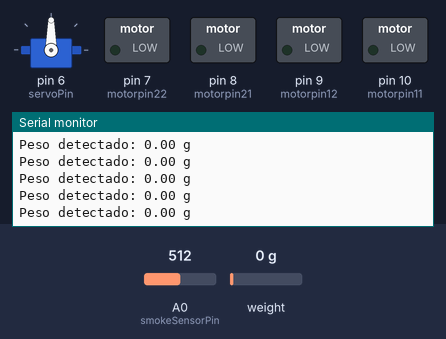
A sketch run on a simulated Arduino Uno, built with avr-gcc and run on an emulated ATmega328P. Shown: servo, switched loads named in the sketch (green lamp = pin HIGH), the last lines printed to the serial monitor. Inputs (shaded band) come from the test bench; at power-on: weight on the scale 0 g, A0 (smokeSensorPin) = 512.

Above: at 12.5 s.
12.6 s: weight on the scale set to 949 g
At 12.65 s:
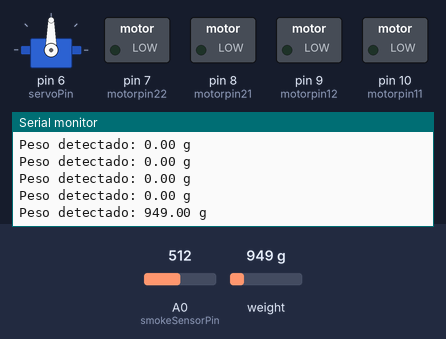
14.1 s: weight on the scale set to 1054 g
At 15.6 s:
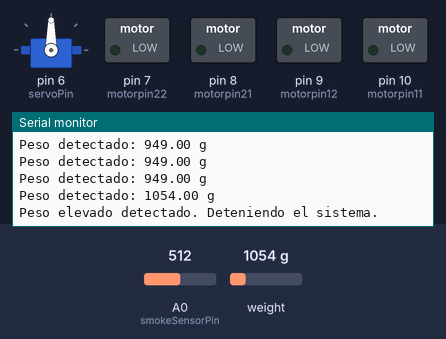
20.6 s: A0 (smokeSensorPin) set to 161
At 21.9 s:
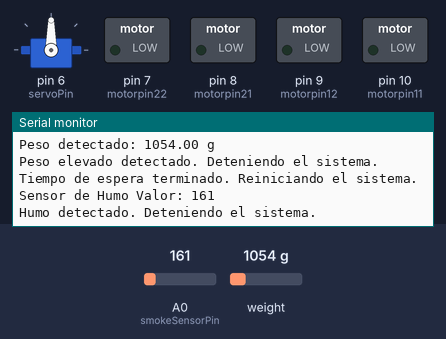
22.1 s: A0 (smokeSensorPin) set to 144
At 24.53 s:
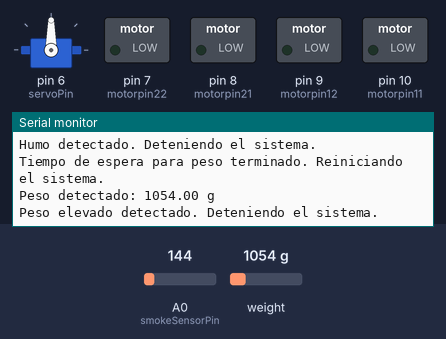
Timing chart, 0 to 24.6 s (numbered marks = the images above; inputs shaded):
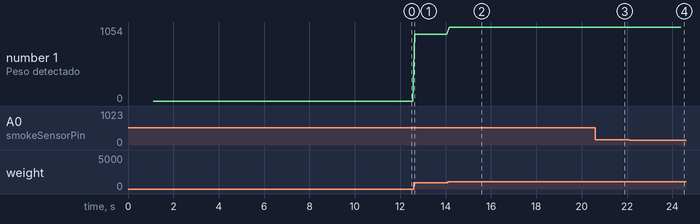

Measured:
- the behaviour switches between 1000 and 1001 g on weight on the scale (found by bisection; images 1 and 2)
- the behaviour switches between 151 and 150 on A0 (smokeSensorPin) (found by bisection; images 3 and 4)
- after the input at 12.6 s, the serial monitor: prints a new line at once (image 1)
- after the input at 14.1 s, the serial monitor: prints a new line after 0.06 s (image 2)
- after the input at 20.6 s, the serial monitor: prints a new line after 0.75 s (image 3)
- plotted number 1: 0 → 949 after the input at 12.6 s, 949 → 1054 after the input at 14.1 s

The sketch:

Elebeitor.ino
```cpp
/*#include <Servo.h>;

const int analogIn = A5;
const int servoPin = 6;

const int buttonPin1 = 2;
const int buttonPin2 = 4;
int buttonState1 = 0;
int buttonState2 = 0;

const int motorpin11=10;
const int motorpin12=9;
const int motorpin21=8;
const int motorpin22=7;

char data;

Servo servo1;


void setup() {
  pinMode(buttonPin1, INPUT);
  pinMode(buttonPin2, INPUT);
  pinMode(motorpin11,OUTPUT);
  pinMode(motorpin12,OUTPUT);
  pinMode(motorpin21,OUTPUT);
  pinMode(motorpin22,OUTPUT);
  digitalWrite(motorpin11,LOW);
  digitalWrite(motorpin12,LOW);
  digitalWrite(motorpin21,LOW);
  digitalWrite(motorpin22,LOW);
  Serial.begin(9600);
  servo1.attach(servoPin);
}

void loop() {
  if (Serial.available() > 0)
  {
    data = Serial.read();


    if (data == 'a' || buttonState1 == HIGH)
    {
      servo1.write(0);
      Serial.println("opening");
      delay(1000);
    }

    if (data == 'b' || buttonState2 == HIGH)
    {
      servo1.write(90);
      Serial.println("closing");
      delay(1000);
    }

    if (data == 'f') {
      digitalWrite(motorpin11,HIGH);
      digitalWrite(motorpin12,LOW);
      digitalWrite(motorpin21,HIGH);
      digitalWrite(motorpin22,LOW);
      Serial.println("up");
      delay(1000);
    }
    else if(data == 'w') {
      digitalWrite(motorpin11,LOW);
      digitalWrite(motorpin12,HIGH);
      digitalWrite(motorpin21,LOW);
      digitalWrite(motorpin22,HIGH);
      Serial.println("down");
      delay(1000);
    }
    else
    {
    buttonState1 = digitalRead(buttonPin1);
    buttonState2 = digitalRead(buttonPin2);


    if (buttonState1 == HIGH)
    {
      servo1.write(0);
      Serial.println("opening");
      delay(1000);
    }

    if (buttonState2 == HIGH)
    {
      servo1.write(90);
      Serial.println("closing");
      delay(1000);
    }

    if (data == 'f') {
      digitalWrite(motorpin11,HIGH);
      digitalWrite(motorpin12,LOW);
      digitalWrite(motorpin21,HIGH);
      digitalWrite(motorpin22,LOW);
      Serial.println("up");
      delay(1000);
    }
    else if(data == 'w') {
      digitalWrite(motorpin11,LOW);
      digitalWrite(motorpin12,HIGH);
      digitalWrite(motorpin21,LOW);
      digitalWrite(motorpin22,HIGH);
      Serial.println("down");
      delay(1000);
    }
  }
}
}
*/

#include <Servo.h>
#include <HX711.h>

const int servoPin = 6;
const int buttonPin1 = 2;
const int buttonPin2 = 4;
int buttonState1 = 0;
int buttonState2 = 0;

const int motorpin11 = 10;
const int motorpin12 = 9;
const int motorpin21 = 8;
const int motorpin22 = 7;

const int smokeSensorPin = A0; // Pin analógico del sensor MQ-2
const int smokeThreshold = 150; // Umbral para detectar humo

const int weightDataPin = A5; // Pin de datos del HX711
const int weightClockPin = A4; // Pin de reloj del HX711
const float weightThreshold = 1000.0; // Umbral de peso en gramos (1 kilogramo)
const unsigned long weightDelay = 5000; // Tiempo de espera en milisegundos después de detectar peso elevado

HX711 scale; // Crear objeto del sensor de peso HX711

char data;
bool smokeDetected = false; // Variable para detener el sistema al detectar humo
bool weightDetected = false; // Variable para detener el sistema al detectar peso elevado
unsigned long smokeDetectionTime = 0; // Tiempo de detección de humo
unsigned long weightDetectionTime = 0; // Tiempo de detección de peso elevado
const unsigned long smokeDelay = 5000; // Tiempo en milisegundos para esperar después de detectar humo

Servo servo1;
unsigned long motorStartTime = 0;
const unsigned long motorRunTime = 2000;
bool motorRunning = false;

void setup() {
  pinMode(buttonPin1, INPUT);
  pinMode(buttonPin2, INPUT);
  pinMode(motorpin11, OUTPUT);
  pinMode(motorpin12, OUTPUT);
  pinMode(motorpin21, OUTPUT);
  pinMode(motorpin22, OUTPUT);

  digitalWrite(motorpin11, LOW);
  digitalWrite(motorpin12, LOW);
  digitalWrite(motorpin21, LOW);
  digitalWrite(motorpin22, LOW);

  if (Serial) {
    Serial.begin(9600);
  }

  servo1.attach(servoPin);

  // Configuración del sensor de peso HX711
  scale.begin(weightDataPin, weightClockPin);
  scale.set_scale(2280.f); // Calibración del sensor (ajusta el valor según tu configuración)
  scale.tare(); // Ajustar el peso inicial a cero
}

void loop() {
  // Leer el valor del sensor de humo si no se ha detectado humo previamente
  if (!smokeDetected) {
    int sensorValue = analogRead(smokeSensorPin);
    if (Serial) {
      Serial.print("Sensor de Humo Valor: ");
      Serial.println(sensorValue);
    }

    // Verificar si el valor del sensor supera el umbral de humo
    if (sensorValue > smokeThreshold) {
      if (Serial) Serial.println("Humo detectado. Deteniendo el sistema.");
      smokeDetected = true; // Detener el sistema
      smokeDetectionTime = millis(); // Guardar el tiempo de detección
    }
  }

  // Leer el valor del sensor de peso si no se ha detectado un peso elevado previamente
  if (!weightDetected) {
    float weight = scale.get_units(); // Leer el peso en gramos
    if (Serial) {
      Serial.print("Peso detectado: ");
      Serial.print(weight);
      Serial.println(" g");
    }

    // Verificar si el peso supera el umbral
    if (weight > weightThreshold) {
      if (Serial) Serial.println("Peso elevado detectado. Deteniendo el sistema.");
      weightDetected = true; // Detener el sistema
      weightDetectionTime = millis(); // Guardar el tiempo de detección
    }
  }

  // Si se ha detectado humo o peso elevado, detener el sistema temporalmente
  if (smokeDetected || weightDetected) {
    // Apagar motores y detener el servomotor
    digitalWrite(motorpin11, LOW);
    digitalWrite(motorpin12, LOW);
    digitalWrite(motorpin21, LOW);
    digitalWrite(motorpin22, LOW);

    // Verificar si ha pasado el tiempo de espera después de detectar humo
    if (smokeDetected && (millis() - smokeDetectionTime >= smokeDelay)) {
      if (Serial) Serial.println("Tiempo de espera terminado. Reiniciando el sistema.");
      smokeDetected = false; // Reiniciar el sistema por humo
    }

    // Verificar si ha pasado el tiempo de espera después de detectar peso elevado
    if (weightDetected && (millis() - weightDetectionTime >= weightDelay)) {
      if (Serial) Serial.println("Tiempo de espera para peso terminado. Reiniciando el sistema.");
      weightDetected = false; // Reiniciar el sistema por peso elevado
    }

    return; // Salir de loop() para evitar más acciones
  }

  // Control del servo mediante los botones
  buttonState1 = digitalRead(buttonPin1);
  buttonState2 = digitalRead(buttonPin2);

  if (data == 'a') {
    servo1.write(0);
    if (Serial) Serial.println("opening");
    delay(1000);
    data = 0;
  }
  else if (data == 'b') {
    servo1.write(45);
    if (Serial) Serial.println("closing");
    delay(1000);
    data = 0;
  }

  // Movimiento del motor con comandos seriales y tiempo de ejecución limitado
  if ((data == 'f' || buttonState1 == HIGH ) && !motorRunning) {
    digitalWrite(motorpin11, HIGH);
    digitalWrite(motorpin12, LOW);
    digitalWrite(motorpin21, HIGH);
    digitalWrite(motorpin22, LOW);
    if (Serial) Serial.println("up");
    motorStartTime = millis();
    motorRunning = true;
    data = 0;
  }
  else if ((data == 'w' || buttonState2 == HIGH ) && !motorRunning) {
    digitalWrite(motorpin11, LOW);
    digitalWrite(motorpin12, HIGH);
    digitalWrite(motorpin21, LOW);
    digitalWrite(motorpin22, HIGH);
    if (Serial) Serial.println("down");
    motorStartTime = millis();
    motorRunning = true;
    data = 0;
  }

  // Detener el motor después de que se cumpla el tiempo
  if (motorRunning && (millis() - motorStartTime >= motorRunTime)) {
    digitalWrite(motorpin11, LOW);
    digitalWrite(motorpin12, LOW);
    digitalWrite(motorpin21, LOW);
    digitalWrite(motorpin22, LOW);
    if (Serial) Serial.println("motor stopped");
    motorRunning = false;
  }

  // Leer datos del puerto serial solo si está disponible
  if (Serial && Serial.available() > 0) {
    data = Serial.read();
  }
}
```
